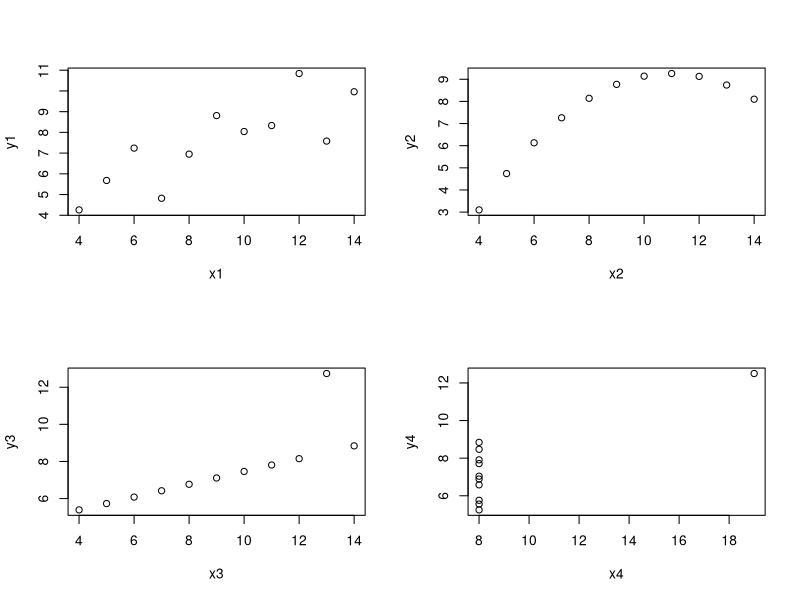
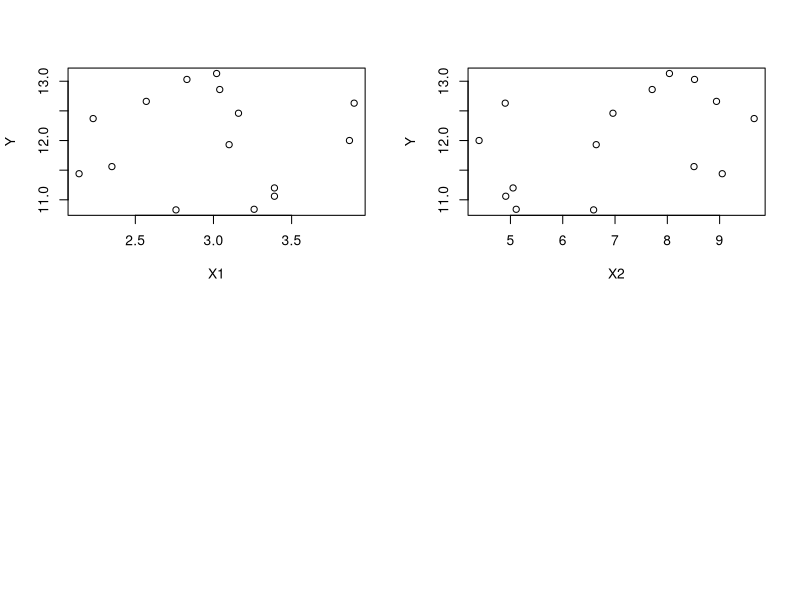

Here is the R script that generated these plots, in order: (Note: this script raises an error after producing the figures.)

# load mtcars dataset
data(mtcars)
View(mtcars)

# count distinct levels of a categorical variable
# cars with different number of cylinders
table(mtcars$cyl)
# cars with different number of carburetters
table(mtcars$carb)

# make contingency table for each number of cylinders and carburetters
table(mtcars$cyl, mtcars$carb)
with(mtcars, table(cyl, carb))

# conduct test of independance
# cyl vs carb in mtcars
chisq.test(mtcars$carb, mtcars$cyl)

# load MASS library for dataset
library(MASS)
data("survey")

# check if the exercise and smoking habit variables are independent
table(survey$Smoke, survey$Exer)
chisq.test(survey$Smoke, survey$Exer)

# Introduction to Regression analysis
# anscombe's quartet
data("anscombe")
# configure plotting device to output 4 plots
par(mfrow = c(2, 2))
with(anscombe, plot(y1 ~ x1))
with(anscombe, plot(y2 ~ x2))
with(anscombe, plot(y3 ~ x3))
with(anscombe, plot(y4 ~ x4))

# check correlation coefficients
with(anscombe, cor(x1, y1))
with(anscombe, cor(x2, y2))
with(anscombe, cor(x3, y3))
with(anscombe, cor(x4, y4))

# fit linear models to each
lm_anscombe1 <- lm(y1 ~ x1, data = anscombe)
lm_anscombe2 <- lm(y2 ~ x2, data = anscombe)
lm_anscombe3 <- lm(y3 ~ x3, data = anscombe)
lm_anscombe4 <- lm(y4 ~ x4, data = anscombe)

# check summaries
summary(lm_anscombe1)
# repeat the same for all. Observe that the correlation coefficients, and the
# R-squared are the same for each pairs of variables. But the plots show the
# stark differences between each

# analysis of Hamilton's data ####
df_hamilton <- read.table("hamilton.txt", header = TRUE)

# plot Y against X1
with(df_hamilton, plot(X1, Y))
# plot Y against X2
with(df_hamilton, plot(Y ~ X2))

# correlation coefficients
with(df_computerRepair, cor(Y, X1))
with(df_computerRepair, cor(Y, X2))

# model fit Y ~ X1
lm_hamilton_1 <- lm(Y ~ X1, data = df_hamilton)
# model output summary
summary(lm_hamilton_1)

# model fit Y ~ X2
lm_hamilton_2 <- lm(Y ~ X2, data = df_hamilton)
# model output summary
summary(lm_hamilton_2)

# model fit Y ~ X1 + X2
lm_hamilton_3 <- lm(Y ~ X1 + X2, data = df_hamilton)
# model output summary
summary(lm_hamilton_3)